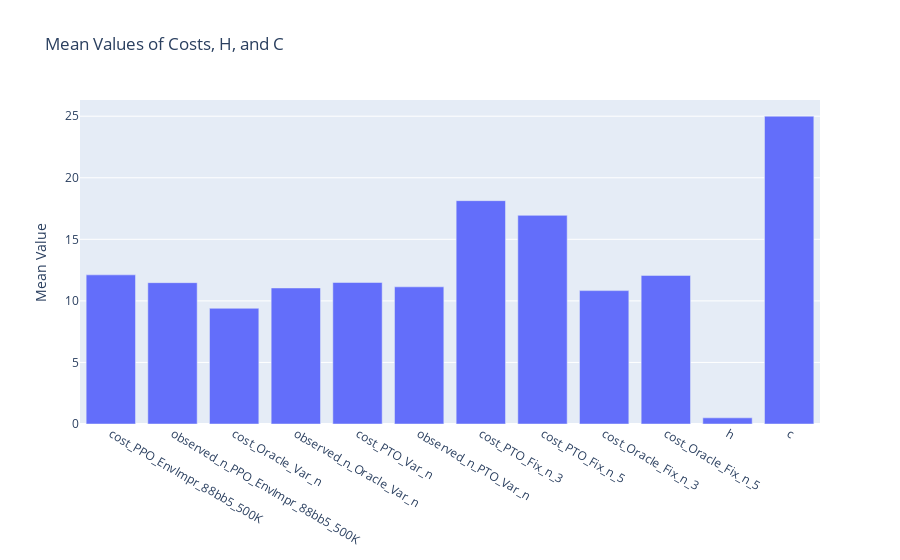
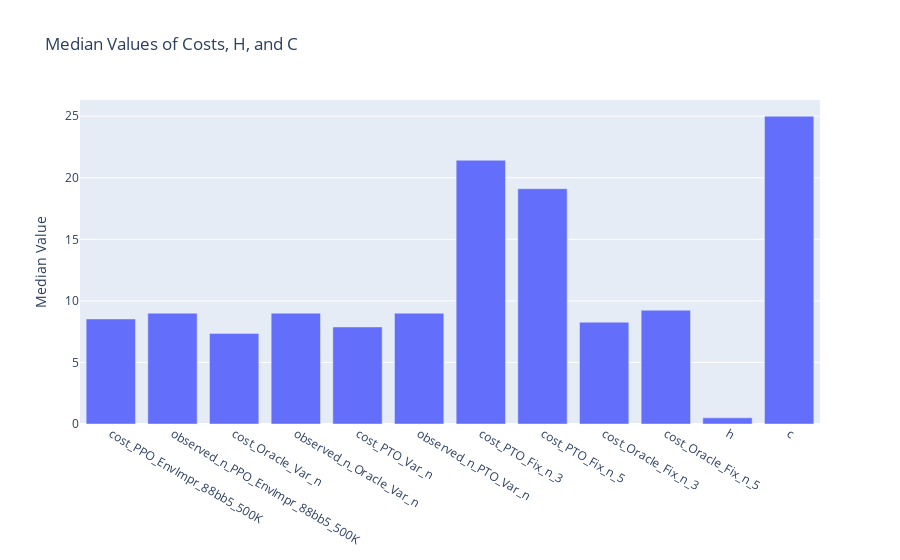

Notebook code for these charts, in order:
### Markdown cell above
## Visualize Results

### Code cell
import plotly.graph_objects as go

# columns_to_visualize = [x for x in test_df.columns if 'cost' in x or 'observe' in x]

# Calculate means
means = test_df[columns_to_visualize + ['h', 'c']].mean()

# Plot
fig = go.Figure(data=[go.Bar(x=means.index, y=means.values)])
fig.update_layout(title="Mean Values of Costs, H, and C", yaxis_title="Mean Value")
fig.show()

# Calculate medians
medians = test_df[columns_to_visualize + ['h', 'c']].median()

# Plot
fig = go.Figure(data=[go.Bar(x=medians.index, y=medians.values)])
fig.update_layout(title="Median Values of Costs, H, and C", yaxis_title="Median Value")
fig.show()

# Create a dataframe with two rows: one for means and one for medians
summary_df = pd.DataFrame({'Mean': means, 'Median': medians}).T
summary_df.head()

### Figure 1 — Plotly figure (JSON) as saved in the notebook; plotly's stock layout.template omitted (floating-point values rounded to 4 significant figures)
{"data": [{"type": "bar", "x": ["cost_PPO_EnvImpr_88bb5_500K", "observed_n_PPO_EnvImpr_88bb5_500K", "cost_Oracle_Var_n", "observed_n_Oracle_Var_n", "cost_PTO_Var_n", "observed_n_PTO_Var_n", "cost_PTO_Fix_n_3", "cost_PTO_Fix_n_5", "cost_Oracle_Fix_n_3", "cost_Oracle_Fix_n_5", "h", "c"], "y": [12.11, 11.48, 9.396, 11.05, 11.49, 11.14, 18.14, 16.95, 10.83, 12.07, 0.5, 25.0]}], "layout": {"title": {"text": "Mean Values of Costs, H, and C"}, "yaxis": {"title": {"text": "Mean Value"}}}}

### Figure 2 — Plotly figure (JSON) as saved in the notebook; plotly's stock layout.template omitted (floating-point values rounded to 4 significant figures)
{"data": [{"type": "bar", "x": ["cost_PPO_EnvImpr_88bb5_500K", "observed_n_PPO_EnvImpr_88bb5_500K", "cost_Oracle_Var_n", "observed_n_Oracle_Var_n", "cost_PTO_Var_n", "observed_n_PTO_Var_n", "cost_PTO_Fix_n_3", "cost_PTO_Fix_n_5", "cost_Oracle_Fix_n_3", "cost_Oracle_Fix_n_5", "h", "c"], "y": [8.531, 9.0, 7.36, 9.0, 7.881, 9.0, 21.42, 19.11, 8.269, 9.243, 0.5, 25.0]}], "layout": {"title": {"text": "Median Values of Costs, H, and C"}, "yaxis": {"title": {"text": "Median Value"}}}}
